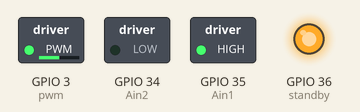
Recording of a sketch running on a simulated ESP32. On the bench: switched loads named in the sketch (green lamp = pin HIGH), output pins drawn as LEDs (lit = HIGH).

Above: at 0.1 s.
Timing chart, 0 to 1.6 s (numbered marks = the images above):
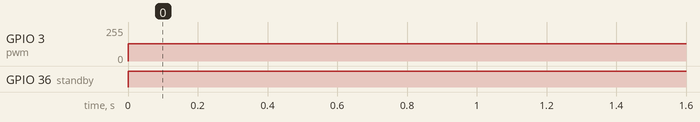

Measured:
- by itself, GPIO 3 (pwm): 0/255 → 128/255 at 0.00 s
- by itself, GPIO 36 (standby): LOW → HIGH at 0.00 s

The sketch:

motor_driver_test.ino
```cpp
const int pwm = 3;
const int Ain1 = 35;
const int Ain2 = 34;
const int standby = 36;

void setup() {
  pinMode(pwm, OUTPUT);
  pinMode(Ain1, OUTPUT);
  pinMode(Ain2, OUTPUT);
  pinMode(standby, OUTPUT);
}

void loop() {
  digitalWrite(Ain1, HIGH);
  digitalWrite(Ain2, LOW);
  digitalWrite(standby,HIGH);
  analogWrite(pwm, 128);
}
```
